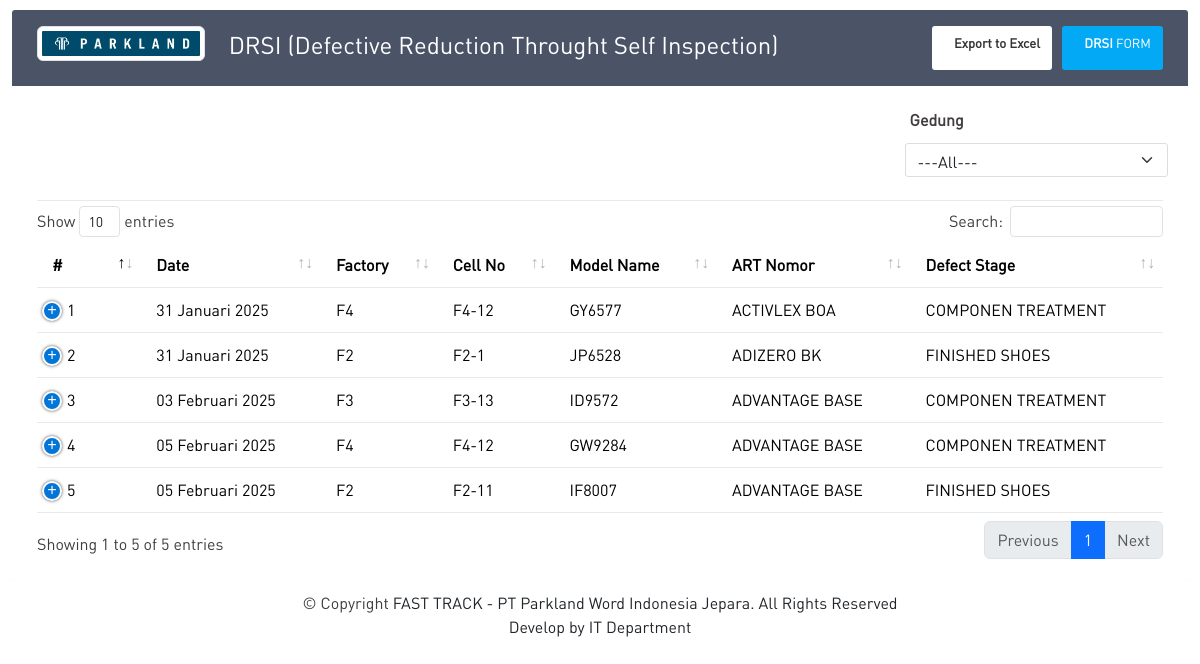
Before: / with the older database file.
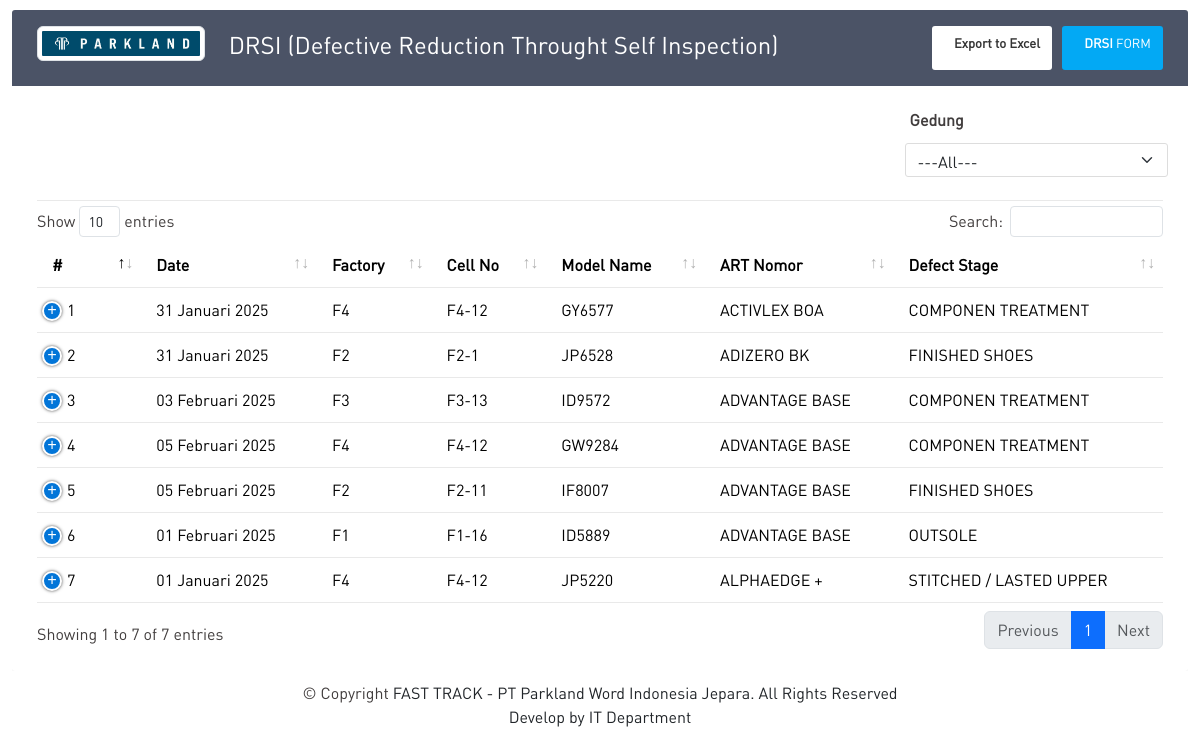
After: the same page with the newer database file.
### tables this page shows
CREATE TABLE `tbl_finding`  (
  `id_finding` int NOT NULL AUTO_INCREMENT,
  `date` date NULL DEFAULT NULL,
  `gedung` varchar(255) NULL DEFAULT NULL,
  `cell` varchar(255) NULL DEFAULT NULL,
  `artikel` varchar(255) NULL DEFAULT NULL,
  `model` varchar(255) NULL DEFAULT NULL,
  `defect_stage` varchar(255) NULL DEFAULT NULL,
  `defect_name` varchar(255) NULL DEFAULT NULL,
  `defect_name2` varchar(255) NULL DEFAULT NULL,
  `picture` varchar(255) NULL DEFAULT NULL,
  `pairs` varchar(255) NULL DEFAULT NULL,
  `defect_source` varchar(255) NULL DEFAULT NULL,
  `self_inspect` varchar(255) NULL DEFAULT NULL,
  `who_defect_go` text NULL,
  `count` int NULL DEFAULT NULL,
  `defect_area` varchar(255) NULL DEFAULT NULL,
  `who_stop_defect` varchar(255) NULL DEFAULT NULL,
  `count2` int NULL DEFAULT NULL,
  `remark` text NULL,
  PRIMARY KEY (`id_finding`) USING BTREE
);

CREATE TABLE `tbl_defect`  (
  `id_defect` char(5) NOT NULL,
  `nama_defect` varchar(255) NULL DEFAULT NULL,
  PRIMARY KEY (`id_defect`) USING BTREE
);

### application/modules/dashboard/controllers/Dashboard.php (called while the page is built, shortened)
<?php
class Dashboard extends CI_Controller
{
	public function __construct()
	{
		$this->load->model('M_dashboard');
		$this->load->helper('tgl_indo');
	}
	public function DisplayFinding()
	{
		$bulan = date("m", strtotime(date("Y-m-d")));
		$tahun = date("Y", strtotime(date("Y-m-d")));
		$data = [
			'bulan'     => $bulan,
			'tahun'     => $tahun,
			'gedung' 	=> $this->M_dashboard->get_gedung(),
			'dashboard' => $this->M_dashboard->dashboard()
		];
		$this->load->view('part/header');
		$this->load->view('Display_Finding', $data);
		$this->load->view('part/_js');
	}
}

### index.php (called while the page is built, shortened)
<?php
require_once BASEPATH.'core/CodeIgniter.php';

### application/modules/dashboard/models/M_dashboard.php (called while the page is built, shortened)
<?php
class M_dashboard extends CI_Model
{
	function dashboard()
	{
		$this->db->select('*');
		$this->db->from('tbl_finding');
		$this->db->join('tbl_defect_sub_class', 'tbl_finding.defect_name2 = tbl_defect_sub_class.id_defect_sub_class', 'left');
		$this->db->join('tbl_defect', 'tbl_finding.defect_stage = tbl_defect.id_defect', 'left');
		$dataDashboard = $this->db->get()->result();
		return $dataDashboard;
	}
}

### application/helpers/tgl_indo_helper.php (called while the page is built, shortened)
<?php if (! defined('BASEPATH')) exit('No direct script access allowed');
if (! function_exists('tgl_indo')) {
	function date_indo($tgl)
	{
		$ubah = gmdate($tgl, time() + 60 * 60 * 8);
		$pecah = explode("-", $ubah);
		$tanggal = $pecah[2];
		$bulan = bulan($pecah[1]);
		$tahun = $pecah[0];
		return $tanggal . ' ' . $bulan . ' ' . $tahun;
	}
}
if (! function_exists('bulan')) {
	function bulan($bln)
	{
		switch ($bln) {
			case 1:
				return "Januari";
				break;
			case 2:
				return "Februari";
				break;
		}
	}
}

### application/views/Display_Finding.php (the view, shortened to what this page needs)
<div class="container-fluid">
	<div class="table-responsive">
		<div class="table-wrapper">
			<div class="table-title">
				<div class="row">
					<div class="col-sm-2">
						<img class="img-thumbnail" src="<?= base_url('') ?>assets/img/5.jpeg" width="250" height="250" alt="">
					</div>
					<div class="col-sm-6">
						<h2> DRSI (Defective Reduction Throught Self Inspection)</h2>
					</div>
					<div class="col-sm-4">
						<button class="btn btn-primary" onclick="submitForm()"><i class="material-icons">&#xE863;</i> <span><b>DRSI</b> FORM</span></button>
						<button class="btn btn-secondary" onclick="trackingDrsi(this)"><i class="material-icons">&#xE24D;</i> <span><b>Export to Excel</b></span></button>
					</div>
				</div>
			</div>
			<div class="table-filter">
				<div class="row mb-6">
					<div class="col-sm-3 mb-2">
					</div>
					<div class="col-sm-3 mb-2">
					</div>
					<div class="col-sm-3 mb-2">
					</div>
					<div class="col-sm-3 mb-2 float-end">
						<label for="gedung" class="col-sm-2 col-form-label mb-1"><b>Gedung</b></label>
						<select name="gedung" id="filter_gedung" class=" form-select col-sm-2 form-control">
							<option value='all'>---All---</option>
						</select>
					</div>
				</div>
			</div>
			<table id="tbl_display" class="table table-hover table-responsive-lg display responsive nowrap" width="100%">
				<thead>
					<tr>
						<th>#</th>
						<th>Date</th>
						<th>Factory</th>
						<th>Cell No</th>
						<th>Model Name</th>
						<th>ART Nomor</th>
						<th>Defect Stage</th>
					</tr>
				</thead>
				<tbody>
					<tr>
						<?php
						$no = 1;
						foreach ($dashboard as $data) {
						?>
							<td><?= $no++; ?></td>
							<td><?= date_indo($data->date); ?></td>
							<td><?= $data->gedung; ?></td>
							<td><?= $data->cell; ?></td>
							<td><?= $data->artikel; ?></td>
							<td><?= $data->model; ?></td>
							<td><?= $data->nama_defect; ?></td>
					</tr>
				<?php
						}
				?>
				</tbody>
			</table>
		</div>
	</div>
	<div class="credits text-center">
		<div class="copyright">
			&copy; Copyright <span class="text-center text-dark">FAST TRACK - PT Parkland Word Indonesia Jepara. All Rights Reserved </span>
		</div>
		<div class="credits">
			<p class="text-dark">Develop by <a href="#" class="text-dark">IT Department</a></p>
		</div>
	</div>
</div>

### application/third_party/MX/Loader.php (shortened to what this page needs)
<?php (defined('BASEPATH')) or exit('No direct script access allowed');
class MX_Loader extends CI_Loader
{
	protected $_module;
	public $_ci_cached_vars = array();
	public function initialize($controller = NULL)
	{
		$this->_module = CI::$APP->router->fetch_module();
	}
	public function model($model, $object_name = NULL, $connect = FALSE)
	{
		if (is_array($model)) return $this->models($model);
		($_alias = $object_name) or $_alias = basename($model);
		list($path, $_model) = Modules::find(strtolower($model), $this->_module, 'models/');
		if ($path == FALSE) {
			parent::model($model, $object_name, $connect);
		} else {
			CI::$APP->$_alias = new $model();
		}
		return $this;
	}
	public function models($models)
	{
		return $this;
	}
	public function view($view, $vars = array(), $return = FALSE)
	{
		if (method_exists($this, '_ci_object_to_array')) {
			return $this->_ci_load(array('_ci_view' => $view, '_ci_vars' => $this->_ci_object_to_array($vars), '_ci_return' => $return));
		} else {
			return $this->_ci_load(array('_ci_view' => $view, '_ci_vars' => $this->_ci_prepare_view_vars($vars), '_ci_return' => $return));
		}
	}
	public function _ci_load($_ci_data)
	{
		extract($_ci_data);
		if (isset($_ci_view)) {
			$_ci_path = '';
			$_ci_file = (pathinfo($_ci_view, PATHINFO_EXTENSION)) ? $_ci_view : $_ci_view . EXT;
			foreach ($this->_ci_view_paths as $path => $cascade) {
				if (file_exists($view = $path . $_ci_file)) {
					$_ci_path = $view;
					break;
				}
			}
		} elseif (isset($_ci_path)) {
			$_ci_file = basename($_ci_path);
			if (!file_exists($_ci_path)) $_ci_path = '';
		}
		if (isset($_ci_vars))
			$this->_ci_cached_vars = array_merge($this->_ci_cached_vars, (array) $_ci_vars);
		extract($this->_ci_cached_vars);
		if ((bool) @ini_get('short_open_tag') === FALSE && CI::$APP->config->item('rewrite_short_tags') == TRUE) {
			echo eval('?>' . preg_replace("/;*\s*\?>/", "; ?>", str_replace('<?=', '<?php echo ', file_get_contents($_ci_path))));
		} else {
			include($_ci_path);
		}
	}
}

### application/views/part/header.php (shortened to what this page needs)
<head>
	<?php require_once('_css.php'); ?>
</head>

### application/views/part/_css.php
<link href="<?= base_url('') ?>assets/vendor/bootstrap/css/bootstrap.min.css" rel="stylesheet">
<link href="<?= base_url('') ?>assets/vendor/bootstrap-icons/bootstrap-icons.css" rel="stylesheet">
<link href="<?= base_url('') ?>assets/vendor/boxicons/css/boxicons.min.css" rel="stylesheet">
<link href="<?= base_url('') ?>assets/vendor/quill/quill.snow.css" rel="stylesheet">
<link href="<?= base_url('') ?>assets/vendor/quill/quill.bubble.css" rel="stylesheet">
<link href="<?= base_url('') ?>assets/vendor/remixicon/remixicon.css" rel="stylesheet">
<link href="<?= base_url('') ?>assets/vendor/simple-datatables/style.css" rel="stylesheet">
<link rel="stylesheet" href="<?= base_url('') ?>assets/plugins/datatables-bs4/css/dataTables.bootstrap4.min.css">
<link rel="stylesheet" href="<?= base_url('') ?>assets/plugins/datatables-responsive/css/responsive.bootstrap4.min.css">
<link rel="stylesheet" href="<?= base_url('') ?>assets/plugins/datatables-buttons/css/buttons.bootstrap4.min.css">
<link rel="stylesheet" href="<?= base_url('') ?>assets/plugins/datatables-fixedcolumns/css/fixedColumns.bootstrap4.min.css">
<link href="<?= base_url('') ?>assets/css/style.css" rel="stylesheet">
<link href="<?= base_url('') ?>assets/css/mycss.css" rel="stylesheet">
<link rel="stylesheet" href="<?= base_url('') ?>assets/icofont/icofont.min.css">
<link rel="stylesheet" href="https://cdn.jsdelivr.net/npm/sweetalert2@11.15.10/dist/sweetalert2.min.css">

### assets/css/style.css (style rules this page uses)
a { color: #4154f1; text-decoration: none; }
h1, h2, h3, h4, h5, h6 { font-family: "Nunito", sans-serif; }

### assets/css/mycss.css (style rules this page uses)
div { font-family: AdiHaus; }
h1, h2, h3, h4, h5, h6 { font-family: AdiHaus!important; }

### application/views/Display_Finding.php (style rules this page uses)
.container-fluid { max-width: auto; }
.table-responsive { margin: 10px 0; }
.table-wrapper { min-width: 1024px; background: #fff; padding: 20px 25px; border-radius: 3px; box-shadow: 0 1px 1px rgba(0, 0, 0, .05); }
.table-wrapper .btn { float: right; color: #333; background-color: #fff; border-radius: 3px; border: none; outline: none !important; margin-left: 10px; }
.table-wrapper .btn.btn-primary { color: #fff; background: #03A9F4; }
.table-title .btn { font-size: 13px; border: none; }
.table-title .btn i { float: left; font-size: 21px; margin-right: 5px; }
.table-title .btn span { float: left; margin-top: 2px; }
.table-title { color: #fff; background: #4b5366; padding: 16px 25px; margin: -20px -25px 10px; border-radius: 3px 3px 0 0; }
.table-title h2 { margin: 5px 0 0; font-size: 24px; }
.table-filter input, .table-filter select { height: 34px; border-radius: 3px; border-color: #ddd; box-shadow: none; }
.table-filter { padding: 5px 0 15px; border-bottom: 1px solid #e9e9e9; margin-bottom: 5px; }
.table-filter label { font-weight: normal; margin-left: 10px; }
.table-filter select, .table-filter input { display: inline-block; margin-left: 5px; }
table.table tr th, table.table tr td { border-color: #e9e9e9; padding: 12px 15px; vertical-align: middle; }
table.table tr th:first-child { width: 60px; }

Changed rows visible on the page:
added tbl_finding: date "01 Februari 2025", gedung "F1", cell "F1-16", artikel "ID5889", model "ADVANTAGE BASE", tbl_defect.nama_defect "OUTSOLE"
added tbl_finding: date "01 Januari 2025", gedung "F4", cell "F4-12", artikel "JP5220", model "ALPHAEDGE +", tbl_defect.nama_defect "STITCHED / LASTED UPPER"
Other visible differences:
text written by a page script: "Show entries Search: Showing 1 to 5 of 5 entries Previous 1 Next" → "Show entries Search: Showing 1 to 7 of 7 entries Previous 1 Next"
